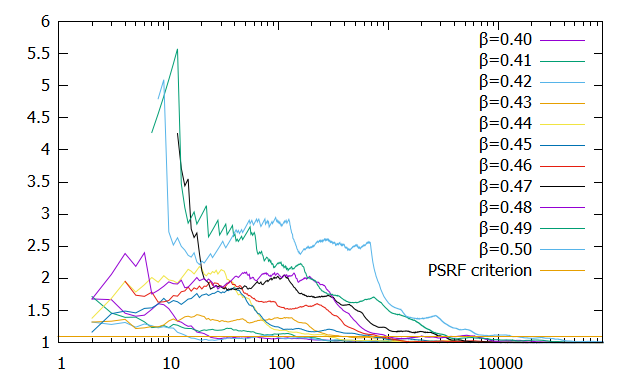

This chart was generated by the following gnuplot code:
#!/gnuplot
#
#    
#    	G N U P L O T
#    	Version 5.2 patchlevel 4    last modified 2018-06-01 
#    
#    	Copyright (C) 1986-1993, 1998, 2004, 2007-2018
#    	Thomas Williams, Colin Kelley and many others
#    
#    	gnuplot home:     http://www.gnuplot.info
#    	faq, bugs, etc:   type "help FAQ"
#    	immediate help:   type "help"  (plot window: hit 'h')
# set terminal wxt 0 enhanced
# set output
unset clip points
set clip one
unset clip two
set errorbars front 1.000000 
set border 31 front lt black linewidth 1.000 dashtype solid
set zdata 
set ydata 
set xdata 
set y2data 
set x2data 
set boxwidth
set style fill  empty border
set style rectangle back fc  bgnd fillstyle   solid 1.00 border lt -1
set style circle radius graph 0.02 
set style ellipse size graph 0.05, 0.03 angle 0 units xy
set dummy x, y
set format x "% h" 
set format y "% h" 
set format x2 "% h" 
set format y2 "% h" 
set format z "% h" 
set format cb "% h" 
set format r "% h" 
set ttics format "% h"
set timefmt "%d/%m/%y,%H:%M"
set angles radians
set tics back
unset grid
unset raxis
set theta counterclockwise right
set style parallel front  lt black linewidth 2.000 dashtype solid
set key title "" center
set key fixed right top vertical Right noreverse enhanced autotitle nobox
set key noinvert samplen 4 spacing 1 width 0 height 0 
set key maxcolumns 0 maxrows 0
set key noopaque
unset label
unset arrow
set style increment default
unset style line
unset style arrow
set style histogram clustered gap 2 title textcolor lt -1
unset object
set style textbox transparent margins  1.0,  1.0 border  lt -1 linewidth  1.0
set offsets 0, 0, 0, 0
set pointsize 1
set pointintervalbox 1
set encoding sjis
unset polar
unset parametric
unset decimalsign
unset micro
unset minussign
set view 60, 30, 1, 1
set view azimuth 0
set rgbmax 255
set samples 100, 100
set isosamples 10, 10
set surface 
unset contour
set cntrlabel  format '%8.3g' font '' start 5 interval 20
set mapping cartesian
set datafile separator whitespace
unset hidden3d
set cntrparam order 4
set cntrparam linear
set cntrparam levels auto 5 unsorted
set cntrparam firstlinetype 0
set cntrparam points 5
set size ratio 0 1,1
set origin 0,0
set style data points
set style function lines
unset xzeroaxis
unset yzeroaxis
unset zzeroaxis
unset x2zeroaxis
unset y2zeroaxis
set xyplane relative 0.5
set tics scale  1, 0.5, 1, 1, 1
set mxtics default
set mytics default
set mztics default
set mx2tics default
set my2tics default
set mcbtics default
set mrtics default
set nomttics
set xtics border in scale 1,0.5 mirror norotate  autojustify
set xtics  norangelimit logscale autofreq 
set ytics border in scale 1,0.5 mirror norotate  autojustify
set ytics  norangelimit autofreq 
set ztics border in scale 1,0.5 nomirror norotate  autojustify
set ztics  norangelimit autofreq 
unset x2tics
unset y2tics
set cbtics border in scale 1,0.5 mirror norotate  autojustify
set cbtics  norangelimit autofreq 
set rtics axis in scale 1,0.5 nomirror norotate  autojustify
set rtics  norangelimit autofreq 
unset ttics
set title "" 
set title  font "" norotate
set timestamp bottom 
set timestamp "" 
set timestamp  font "" norotate
set trange [ * : * ] noreverse nowriteback
set urange [ * : * ] noreverse nowriteback
set vrange [ * : * ] noreverse nowriteback
set xlabel "" 
set xlabel  font "" textcolor lt -1 norotate
set x2label "" 
set x2label  font "" textcolor lt -1 norotate
set xrange [ 1.00000 : 90000.0 ] noreverse writeback
set x2range [ 1.00000 : 90000.0 ] noreverse writeback
set ylabel "" 
set ylabel  font "" textcolor lt -1 rotate
set y2label "" 
set y2label  font "" textcolor lt -1 rotate
set yrange [ * : * ] noreverse writeback
set y2range [ 1.03219 : 1.35209 ] noreverse writeback
set zlabel "" 
set zlabel  font "" textcolor lt -1 norotate
set zrange [ * : * ] noreverse writeback
set cblabel "" 
set cblabel  font "" textcolor lt -1 rotate
set cbrange [ * : * ] noreverse writeback
set rlabel "" 
set rlabel  font "" textcolor lt -1 norotate
set rrange [ * : * ] noreverse writeback
unset logscale
set logscale x 10
unset jitter
set zero 1e-08
set lmargin  -1
set bmargin  -1
set rmargin  -1
set tmargin  -1
set locale "Japanese_Japan.932"
set pm3d explicit at s
set pm3d scansautomatic
set pm3d interpolate 1,1 flush begin noftriangles noborder corners2color mean
set pm3d nolighting
set palette positive nops_allcF maxcolors 0 gamma 1.5 color model RGB 
set palette rgbformulae 7, 5, 15
set colorbox default
set colorbox vertical origin screen 0.9, 0.2 size screen 0.05, 0.6 front  noinvert bdefault
set style boxplot candles range  1.50 outliers pt 7 separation 1 labels auto unsorted
set loadpath 
set fontpath 
set psdir
set fit brief errorvariables nocovariancevariables errorscaling prescale nowrap v5
GNUTERM = "wxt"
## Last datafile plotted: "2D_Ising_0.50/PSRF_2D_Ising_Parm1.dat"
plot "2D_Ising_0.40/PSRF_2D_Ising_Parm1.dat" using 1:8 w l title "{/Symbol b}=0.40", "2D_Ising_0.41/PSRF_2D_Ising_Parm1.dat" using 1:8 w l title "{/Symbol b}=0.41", "2D_Ising_0.42/PSRF_2D_Ising_Parm1.dat" using 1:8 w l title "{/Symbol b}=0.42", "2D_Ising_0.43/PSRF_2D_Ising_Parm1.dat" using 1:8 w l title "{/Symbol b}=0.43", "2D_Ising_0.44/PSRF_2D_Ising_Parm1.dat" using 1:8 w l title "{/Symbol b}=0.44", "2D_Ising_0.45/PSRF_2D_Ising_Parm1.dat" using 1:8 w l title "{/Symbol b}=0.45", "2D_Ising_0.46/PSRF_2D_Ising_Parm1.dat" using 1:8 w l title "{/Symbol b}=0.46", "2D_Ising_0.47/PSRF_2D_Ising_Parm1.dat" using 1:8 w l title "{/Symbol b}=0.47", "2D_Ising_0.48/PSRF_2D_Ising_Parm1.dat" using 1:8 w l title "{/Symbol b}=0.48", "2D_Ising_0.49/PSRF_2D_Ising_Parm1.dat" using 1:8 w l title "{/Symbol b}=0.49", "2D_Ising_0.50/PSRF_2D_Ising_Parm1.dat" using 1:8 w l title "{/Symbol b}=0.50", 1.1 title "PSRF criterion"
#    EOF
